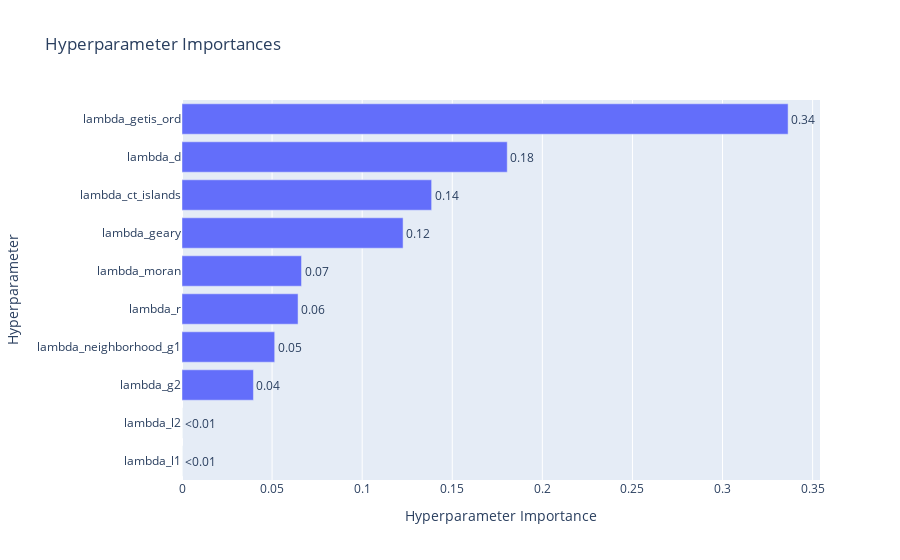

The notebook cell this image was saved under:
### Code cell
optuna.visualization.plot_param_importances(study)

### Figure 1 — Plotly figure (JSON) as saved in the notebook; plotly's stock layout.template omitted (floating-point values rounded to 4 significant figures)
{"data": [{"cliponaxis": false, "hovertemplate": ["lambda_l1 (FloatDistribution): 1.5530169028554067e-28<extra></extra>", "lambda_l2 (FloatDistribution): 3.1083257176866543e-28<extra></extra>", "lambda_g2 (FloatDistribution): 0.039650529685316196<extra></extra>", "lambda_neighborhood_g1 (FloatDistribution): 0.05144725674923887<extra></extra>", "lambda_r (FloatDistribution): 0.06441077671721278<extra></extra>", "lambda_moran (FloatDistribution): 0.066332428372364<extra></extra>", "lambda_geary (FloatDistribution): 0.1227043999348794<extra></extra>", "lambda_ct_islands (FloatDistribution): 0.13854959907007366<extra></extra>", "lambda_d (FloatDistribution): 0.18051391484516488<extra></extra>", "lambda_getis_ord (FloatDistribution): 0.3363910946257502<extra></extra>"], "name": "Objective Value", "orientation": "h", "text": ["<0.01", "<0.01", "0.04", "0.05", "0.06", "0.07", "0.12", "0.14", "0.18", "0.34"], "textposition": "outside", "type": "bar", "x": [1.553e-28, 3.108e-28, 0.03965, 0.05145, 0.06441, 0.06633, 0.1227, 0.1385, 0.1805, 0.3364], "y": ["lambda_l1", "lambda_l2", "lambda_g2", "lambda_neighborhood_g1", "lambda_r", "lambda_moran", "lambda_geary", "lambda_ct_islands", "lambda_d", "lambda_getis_ord"]}], "layout": {"title": {"text": "Hyperparameter Importances"}, "xaxis": {"title": {"text": "Hyperparameter Importance"}}, "yaxis": {"title": {"text": "Hyperparameter"}}}}
